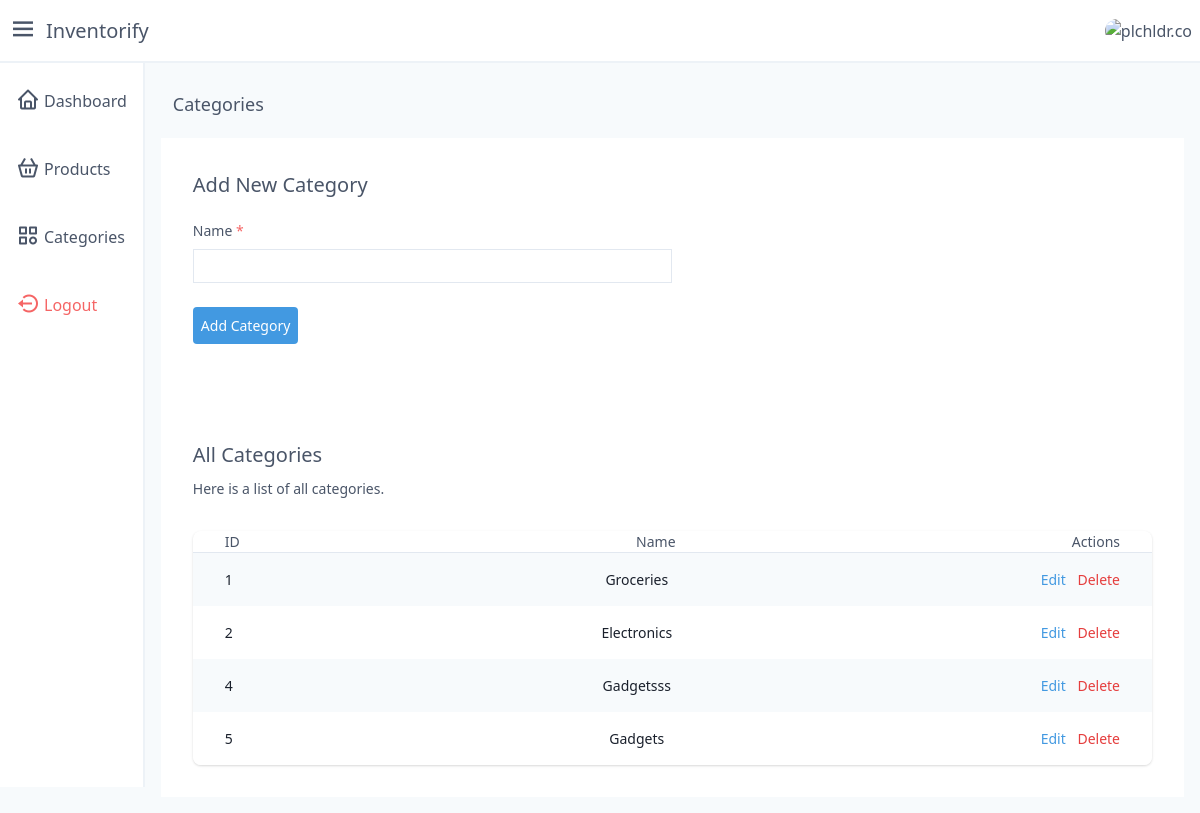
Page /categories (signed in) on the committed database.
### models.py (models this page shows, shortened)
class Category(Base):
    __tablename__ = 'categories'
    id = Column(Integer, primary_key=True)
    name = Column(String(50), nullable=False, unique=True)
    user_id = Column(Integer, ForeignKey('users.id'))
    user = relationship('User', back_populates='categories')
    products = relationship('Product', back_populates='category')

### app.py (the view)
@app.get('/categories')
def categories():
    user_id = session.get('user_id')
    if not user_id:
        return redirect('/login')
    categories = db.fetch_categories(user_id)
    return render_template(
        'auth/categories.html',
        categories=enumerate(categories)
    )

### database.py (called while the page is built)
    def fetch_categories(self, user_id):
        return (
            self.session.query(Category)
                .filter(Category.user_id == user_id)
        )

### templates/auth/categories.html (shortened to what this page needs)
{% extends 'auth/layout.j2' %}
{% block main %}
<div class="m-3 text-lg">
    Categories
</div>
{% with v_error = get_flashed_messages(category_filter=["validation_error"]) %}
<section class="flex justify-center">
    <div class="w-full lg:p-8 p-4 bg-white mt-2">
        <h3 class="text-xl">Add New Category</h3>
        <form method="POST" action="/categories" class="mt-5" enctype="multipart/form-data">
            <div class="my-3">
                <label class="text-sm block">
                    Name <span class="text-red-500">*</span>
                </label>
                <div class="mt-2">
                    <input name="name" type="text" class="px-2 py-1 lg:w-1/2 border border-gray-300" required />
                </div>
            </div>
            <div class="mt-6">
                <button type='submit' class="p-2 bg-blue-500 text-white text-sm rounded">Add Category</button>
            </div>
        </form>
        <div class='mt-16 lg:flex lg:items-center'>
            <div class="lg:flex-auto">
                <h3 class='text-xl mt-8'>All Categories</h3>
                <p class="mt-2 text-sm text-gray-700">
                    Here is a list of all categories.
                </p>
            </div>
        </div>
        <div class="mt-8 flex flex-col">
            <div class="-my-2 -mx-4 overflow-x-auto sm:-mx-6 lg:-mx-8">
                <div class="inline-block min-w-full py-2 align-middle md:px-6 lg:px-8">
                    {% if not categories %}
                    <p class="text-gray-700 text-md text-center">
                        You are yet to add any category.
                    </p>
                    {% else %}
                    <div class="overflow-hidden shadow ring-1 ring-black ring-opacity-5 lg:rounded-lg">
                        <div class="min-w-full divide-y divide-gray-300">
                            <div class="flex justify-between lg:px-8 px-4">
                                <h3 scope="col" class="py-3.5 text-sm font-medium">
                                    ID
                                </h3>
                                <h3 scope="col" class="py-3.5 text-sm font-medium">
                                    Name
                                </h3>
                                <h3 scope="col" class="py-3.5 text-sm font-medium">
                                    Actions
                                </h3>
                            </div>
                            <div class="bg-white">
                                {% for key, category in categories %}
                                <div
                                    class="{{ 'bg-gray-100' if key % 2==0 else '' }} flex justify-between lg:px-8 px-4">
                                    <h3 class="whitespace-nowrap py-4 text-sm text-gray-900">
                                        {{ category.id }}
                                    </h3>
                                    <h3 class="whitespace-nowrap py-4 text-sm text-gray-900">
                                        {{ category.name }}
                                    </h3>
                                    <span class="relative whitespace-nowrap py-4 text-right text-sm">
                                        <a href="/categories/edit/{{category.id}}" class="text-blue-500">
                                            Edit
                                        </a>
                                        <form method="post" action="/categories/delete/{{category.id}}"
                                            class="inline-block">
                                            <button type="submit" class="text-red-600 inline-block ml-2">
                                                Delete
                                            </button>
                                        </form>
                                    </span>
                                </div>
                                {% endfor %}
                            </div>
                        </div>
                    </div>
                    {% endif %}
                </div>
            </div>
        </div>
    </div>
</section>
{% endwith %}
{% endblock %}

### rows in the picture
Category: id "1", name "Groceries"
Category: id "2", name "Electronics"
Category: id "4", name "Gadgetsss"
Category: id "5", name "Gadgets"
